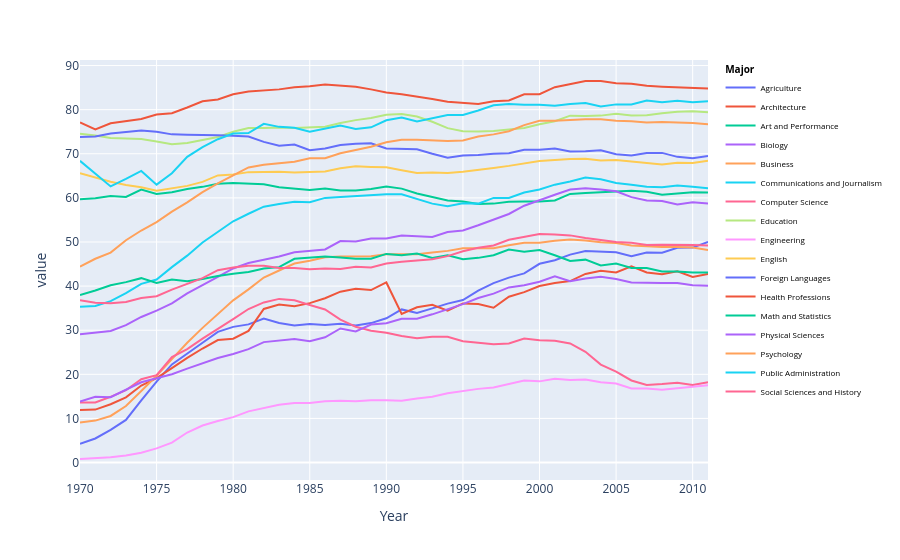

The notebook cell saved with this chart:
### Markdown cell above
modified exercise sent by student. Need to change colormap
We can reshape the dataframe to be able to use color by category!

### Code cell
fig_original = px.line(degree_gender_ratio, x='Year', y=[x for x in degree_gender_ratio.columns[1:]])#,color_discrete_sequence=px.colors.qualitative.Alphabet)
fig_original.update_layout(legend = dict(title='<b> Major </b>', font = dict(size = 8, color = "black")))

fig_original.show()

### Figure 1 — Plotly figure (JSON) as saved in the notebook; plotly's stock layout.template omitted (floating-point values rounded to 4 significant figures)
{"data": [{"hovertemplate": "variable=Agriculture<br>Year=%{x}<br>value=%{y}<extra></extra>", "legendgroup": "Agriculture", "line": {"color": "#636efa", "dash": "solid"}, "marker": {"symbol": "circle"}, "mode": "lines", "name": "Agriculture", "orientation": "v", "showlegend": true, "type": "scatter", "x": [1970, 1971, 1972, 1973, 1974, 1975, 1976, 1977, 1978, 1979, 1980, 1981, 1982, 1983, 1984, 1985, 1986, 1987, 1988, 1989, 1990, 1991, 1992, 1993, 1994, 1995, 1996, 1997, 1998, 1999, 2000, 2001, 2002, 2003, 2004, 2005, 2006, 2007, 2008, 2009, 2010, 2011], "xaxis": "x", "y": [4.23, 5.453, 7.421, 9.654, 14.07, 18.33, 22.25, 24.64, 27.15, 29.63, 30.76, 31.32, 32.64, 31.64, 31.09, 31.38, 31.2, 31.49, 31.09, 31.61, 32.7, 34.71, 33.93, 34.95, 36.03, 36.84, 38.97, 40.69, 41.91, 42.89, 45.06, 45.87, 47.13, 47.94, 47.89, 47.67, 46.79, 47.61, 47.57, 48.67, 48.73, 50.04], "yaxis": "y"}, {"hovertemplate": "variable=Architecture<br>Year=%{x}<br>value=%{y}<extra></extra>", "legendgroup": "Architecture", "line": {"color": "#EF553B", "dash": "solid"}, "marker": {"symbol": "circle"}, "mode": "lines", "name": "Architecture", "orientation": "v", "showlegend": true, "type": "scatter", "x": [1970, 1971, 1972, 1973, 1974, 1975, 1976, 1977, 1978, 1979, 1980, 1981, 1982, 1983, 1984, 1985, 1986, 1987, 1988, 1989, 1990, 1991, 1992, 1993, 1994, 1995, 1996, 1997, 1998, 1999, 2000, 2001, 2002, 2003, 2004, 2005, 2006, 2007, 2008, 2009, 2010, 2011], "xaxis": "x", "y": [11.92, 12.0, 13.21, 14.79, 17.44, 19.13, 21.39, 23.74, 25.85, 27.77, 28.08, 29.84, 34.82, 35.83, 35.45, 36.13, 37.24, 38.73, 39.4, 39.1, 40.82, 33.68, 35.2, 35.78, 34.43, 36.06, 35.93, 35.1, 37.6, 38.63, 40.02, 40.69, 41.13, 42.76, 43.47, 43.1, 44.5, 43.1, 42.71, 43.35, 42.07, 42.77], "yaxis": "y"}, {"hovertemplate": "variable=Art and Performance<br>Year=%{x}<br>value=%{y}<extra></extra>", "legendgroup": "Art and Performance", "line": {"color": "#00cc96", "dash": "solid"}, "marker": {"symbol": "circle"}, "mode": "lines", "name": "Art and Performance", "orientation": "v", "showlegend": true, "type": "scatter", "x": [1970, 1971, 1972, 1973, 1974, 1975, 1976, 1977, 1978, 1979, 1980, 1981, 1982, 1983, 1984, 1985, 1986, 1987, 1988, 1989, 1990, 1991, 1992, 1993, 1994, 1995, 1996, 1997, 1998, 1999, 2000, 2001, 2002, 2003, 2004, 2005, 2006, 2007, 2008, 2009, 2010, 2011], "xaxis": "x", "y": [59.7, 59.9, 60.4, 60.2, 61.9, 60.9, 61.3, 62.0, 62.5, 63.2, 63.4, 63.3, 63.1, 62.4, 62.1, 61.8, 62.1, 61.7, 61.7, 62.0, 62.6, 62.1, 61.0, 60.2, 59.4, 59.2, 58.6, 58.7, 59.1, 59.2, 59.2, 59.4, 60.9, 61.1, 61.3, 61.4, 61.6, 61.4, 60.7, 61.0, 61.3, 61.2], "yaxis": "y"}, {"hovertemplate": "variable=Biology<br>Year=%{x}<br>value=%{y}<extra></extra>", "legendgroup": "Biology", "line": {"color": "#ab63fa", "dash": "solid"}, "marker": {"symbol": "circle"}, "mode": "lines", "name": "Biology", "orientation": "v", "showlegend": true, "type": "scatter", "x": [1970, 1971, 1972, 1973, 1974, 1975, 1976, 1977, 1978, 1979, 1980, 1981, 1982, 1983, 1984, 1985, 1986, 1987, 1988, 1989, 1990, 1991, 1992, 1993, 1994, 1995, 1996, 1997, 1998, 1999, 2000, 2001, 2002, 2003, 2004, 2005, 2006, 2007, 2008, 2009, 2010, 2011], "xaxis": "x", "y": [29.09, 29.39, 29.81, 31.15, 33.0, 34.45, 36.07, 38.33, 40.11, 42.07, 44.0, 45.25, 45.97, 46.71, 47.67, 47.91, 48.3, 50.21, 50.1, 50.77, 50.82, 51.47, 51.35, 51.12, 52.25, 52.6, 53.79, 55.0, 56.35, 58.23, 59.39, 60.71, 61.9, 62.17, 61.91, 61.5, 60.17, 59.41, 59.31, 58.49, 59.01, 58.74], "yaxis": "y"}, {"hovertemplate": "variable=Business<br>Year=%{x}<br>value=%{y}<extra></extra>", "legendgroup": "Business", "line": {"color": "#FFA15A", "dash": "solid"}, "marker": {"symbol": "circle"}, "mode": "lines", "name": "Business", "orientation": "v", "showlegend": true, "type": "scatter", "x": [1970, 1971, 1972, 1973, 1974, 1975, 1976, 1977, 1978, 1979, 1980, 1981, 1982, 1983, 1984, 1985, 1986, 1987, 1988, 1989, 1990, 1991, 1992, 1993, 1994, 1995, 1996, 1997, 1998, 1999, 2000, 2001, 2002, 2003, 2004, 2005, 2006, 2007, 2008, 2009, 2010, 2011], "xaxis": "x", "y": [9.064, 9.503, 10.56, 12.8, 16.2, 19.69, 23.43, 27.16, 30.53, 33.62, 36.77, 39.27, 41.95, 43.54, 45.12, 45.75, 46.53, 46.69, 46.76, 46.78, 47.2, 47.22, 47.22, 47.64, 47.98, 48.57, 48.65, 48.56, 49.26, 49.81, 49.8, 50.28, 50.55, 50.35, 49.95, 49.79, 49.21, 49.0, 48.89, 48.84, 48.76, 48.18], "yaxis": "y"}, {"hovertemplate": "variable=Communications and Journalism<br>Year=%{x}<br>value=%{y}<extra></extra>", "legendgroup": "Communications and Journalism", "line": {"color": "#19d3f3", "dash": "solid"}, "marker": {"symbol": "circle"}, "mode": "lines", "name": "Communications and Journalism", "orientation": "v", "showlegend": true, "type": "scatter", "x": [1970, 1971, 1972, 1973, 1974, 1975, 1976, 1977, 1978, 1979, 1980, 1981, 1982, 1983, 1984, 1985, 1986, 1987, 1988, 1989, 1990, 1991, 1992, 1993, 1994, 1995, 1996, 1997, 1998, 1999, 2000, 2001, 2002, 2003, 2004, 2005, 2006, 2007, 2008, 2009, 2010, 2011], "xaxis": "x", "y": [35.3, 35.5, 36.6, 38.4, 40.5, 41.5, 44.3, 46.9, 49.9, 52.3, 54.7, 56.4, 58.0, 58.6, 59.1, 59.0, 60.0, 60.2, 60.4, 60.5, 60.8, 60.8, 59.7, 58.7, 58.1, 58.8, 58.7, 60.0, 60.0, 61.2, 61.9, 63.0, 63.7, 64.6, 64.2, 63.4, 63.0, 62.5, 62.4, 62.8, 62.5, 62.2], "yaxis": "y"}, {"hovertemplate": "variable=Computer Science<br>Year=%{x}<br>value=%{y}<extra></extra>", "legendgroup": "Computer Science", "line": {"color": "#FF6692", "dash": "solid"}, "marker": {"symbol": "circle"}, "mode": "lines", "name": "Computer Science", "orientation": "v", "showlegend": true, "type": "scatter", "x": [1970, 1971, 1972, 1973, 1974, 1975, 1976, 1977, 1978, 1979, 1980, 1981, 1982, 1983, 1984, 1985, 1986, 1987, 1988, 1989, 1990, 1991, 1992, 1993, 1994, 1995, 1996, 1997, 1998, 1999, 2000, 2001, 2002, 2003, 2004, 2005, 2006, 2007, 2008, 2009, 2010, 2011], "xaxis": "x", "y": [13.6, 13.6, 14.9, 16.4, 18.9, 19.8, 23.9, 25.7, 28.1, 30.2, 32.5, 34.8, 36.3, 37.1, 36.8, 35.7, 34.7, 32.4, 30.8, 29.9, 29.4, 28.7, 28.2, 28.5, 28.5, 27.5, 27.1, 26.8, 27.0, 28.1, 27.7, 27.6, 27.0, 25.1, 22.2, 20.6, 18.6, 17.6, 17.8, 18.1, 17.6, 18.2], "yaxis": "y"}, {"hovertemplate": "variable=Education<br>Year=%{x}<br>value=%{y}<extra></extra>", "legendgroup": "Education", "line": {"color": "#B6E880", "dash": "solid"}, "marker": {"symbol": "circle"}, "mode": "lines", "name": "Education", "orientation": "v", "showlegend": true, "type": "scatter", "x": [1970, 1971, 1972, 1973, 1974, 1975, 1976, 1977, 1978, 1979, 1980, 1981, 1982, 1983, 1984, 1985, 1986, 1987, 1988, 1989, 1990, 1991, 1992, 1993, 1994, 1995, 1996, 1997, 1998, 1999, 2000, 2001, 2002, 2003, 2004, 2005, 2006, 2007, 2008, 2009, 2010, 2011], "xaxis": "x", "y": [74.54, 74.15, 73.55, 73.5, 73.34, 72.8, 72.17, 72.46, 73.19, 73.82, 74.98, 75.85, 75.84, 75.95, 75.87, 75.92, 76.14, 76.96, 77.63, 78.11, 78.87, 78.99, 78.44, 77.27, 75.81, 75.13, 75.04, 75.16, 75.49, 75.84, 76.69, 77.38, 78.64, 78.54, 78.65, 79.07, 78.69, 78.72, 79.2, 79.53, 79.62, 79.43], "yaxis": "y"}, {"hovertemplate": "variable=Engineering<br>Year=%{x}<br>value=%{y}<extra></extra>", "legendgroup": "Engineering", "line": {"color": "#FF97FF", "dash": "solid"}, "marker": {"symbol": "circle"}, "mode": "lines", "name": "Engineering", "orientation": "v", "showlegend": true, "type": "scatter", "x": [1970, 1971, 1972, 1973, 1974, 1975, 1976, 1977, 1978, 1979, 1980, 1981, 1982, 1983, 1984, 1985, 1986, 1987, 1988, 1989, 1990, 1991, 1992, 1993, 1994, 1995, 1996, 1997, 1998, 1999, 2000, 2001, 2002, 2003, 2004, 2005, 2006, 2007, 2008, 2009, 2010, 2011], "xaxis": "x", "y": [0.8, 1.0, 1.2, 1.6, 2.2, 3.2, 4.5, 6.8, 8.4, 9.4, 10.3, 11.6, 12.4, 13.1, 13.5, 13.5, 13.9, 14.0, 13.9, 14.1, 14.1, 14.0, 14.5, 14.9, 15.7, 16.2, 16.7, 17.0, 17.8, 18.6, 18.4, 19.0, 18.7, 18.8, 18.2, 17.9, 16.8, 16.8, 16.5, 16.8, 17.2, 17.5], "yaxis": "y"}, {"hovertemplate": "variable=English<br>Year=%{x}<br>value=%{y}<extra></extra>", "legendgroup": "English", "line": {"color": "#FECB52", "dash": "solid"}, "marker": {"symbol": "circle"}, "mode": "lines", "name": "English", "orientation": "v", "showlegend": true, "type": "scatter", "x": [1970, 1971, 1972, 1973, 1974, 1975, 1976, 1977, 1978, 1979, 1980, 1981, 1982, 1983, 1984, 1985, 1986, 1987, 1988, 1989, 1990, 1991, 1992, 1993, 1994, 1995, 1996, 1997, 1998, 1999, 2000, 2001, 2002, 2003, 2004, 2005, 2006, 2007, 2008, 2009, 2010, 2011], "xaxis": "x", "y": [65.57, 64.56, 63.66, 62.94, 62.41, 61.65, 62.15, 62.72, 63.62, 65.09, 65.28, 65.84, 65.85, 65.92, 65.75, 65.8, 65.98, 66.71, 67.14, 67.02, 66.92, 66.24, 65.62, 65.73, 65.64, 65.94, 66.44, 66.79, 67.26, 67.82, 68.37, 68.58, 68.83, 68.89, 68.45, 68.57, 68.3, 67.87, 67.59, 67.97, 67.93, 68.43], "yaxis": "y"}, {"hovertemplate": "variable=Foreign Languages<br>Year=%{x}<br>value=%{y}<extra></extra>", "legendgroup": "Foreign Languages", "line": {"color": "#636efa", "dash": "solid"}, "marker": {"symbol": "circle"}, "mode": "lines", "name": "Foreign Languages", "orientation": "v", "showlegend": true, "type": "scatter", "x": [1970, 1971, 1972, 1973, 1974, 1975, 1976, 1977, 1978, 1979, 1980, 1981, 1982, 1983, 1984, 1985, 1986, 1987, 1988, 1989, 1990, 1991, 1992, 1993, 1994, 1995, 1996, 1997, 1998, 1999, 2000, 2001, 2002, 2003, 2004, 2005, 2006, 2007, 2008, 2009, 2010, 2011], "xaxis": "x", "y": [73.8, 73.9, 74.6, 74.9, 75.3, 75.0, 74.4, 74.3, 74.3, 74.2, 74.1, 73.9, 72.7, 71.8, 72.1, 70.8, 71.2, 72.0, 72.3, 72.4, 71.2, 71.1, 71.0, 70.0, 69.1, 69.6, 69.7, 70.0, 70.1, 70.9, 70.9, 71.2, 70.5, 70.6, 70.8, 69.9, 69.6, 70.2, 70.2, 69.3, 69.0, 69.5], "yaxis": "y"}, {"hovertemplate": "variable=Health Professions<br>Year=%{x}<br>value=%{y}<extra></extra>", "legendgroup": "Health Professions", "line": {"color": "#EF553B", "dash": "solid"}, "marker": {"symbol": "circle"}, "mode": "lines", "name": "Health Professions", "orientation": "v", "showlegend": true, "type": "scatter", "x": [1970, 1971, 1972, 1973, 1974, 1975, 1976, 1977, 1978, 1979, 1980, 1981, 1982, 1983, 1984, 1985, 1986, 1987, 1988, 1989, 1990, 1991, 1992, 1993, 1994, 1995, 1996, 1997, 1998, 1999, 2000, 2001, 2002, 2003, 2004, 2005, 2006, 2007, 2008, 2009, 2010, 2011], "xaxis": "x", "y": [77.1, 75.5, 76.9, 77.4, 77.9, 78.9, 79.2, 80.5, 81.9, 82.3, 83.5, 84.1, 84.4, 84.6, 85.1, 85.3, 85.7, 85.5, 85.2, 84.6, 83.9, 83.5, 83.0, 82.4, 81.8, 81.5, 81.3, 81.9, 82.1, 83.5, 83.5, 85.1, 85.8, 86.5, 86.5, 86.0, 85.9, 85.4, 85.2, 85.1, 85.0, 84.8], "yaxis": "y"}, {"hovertemplate": "variable=Math and Statistics<br>Year=%{x}<br>value=%{y}<extra></extra>", "legendgroup": "Math and Statistics", "line": {"color": "#00cc96", "dash": "solid"}, "marker": {"symbol": "circle"}, "mode": "lines", "name": "Math and Statistics", "orientation": "v", "showlegend": true, "type": "scatter", "x": [1970, 1971, 1972, 1973, 1974, 1975, 1976, 1977, 1978, 1979, 1980, 1981, 1982, 1983, 1984, 1985, 1986, 1987, 1988, 1989, 1990, 1991, 1992, 1993, 1994, 1995, 1996, 1997, 1998, 1999, 2000, 2001, 2002, 2003, 2004, 2005, 2006, 2007, 2008, 2009, 2010, 2011], "xaxis": "x", "y": [38.0, 39.0, 40.2, 40.9, 41.8, 40.7, 41.5, 41.1, 41.6, 42.3, 42.8, 43.2, 44.0, 44.3, 46.2, 46.5, 46.7, 46.5, 46.2, 46.2, 47.3, 47.0, 47.4, 46.4, 47.0, 46.1, 46.4, 47.0, 48.3, 47.8, 48.2, 47.0, 45.7, 46.0, 44.7, 45.1, 44.1, 44.1, 43.3, 43.3, 43.1, 43.1], "yaxis": "y"}, {"hovertemplate": "variable=Physical Sciences<br>Year=%{x}<br>value=%{y}<extra></extra>", "legendgroup": "Physical Sciences", "line": {"color": "#ab63fa", "dash": "solid"}, "marker": {"symbol": "circle"}, "mode": "lines", "name": "Physical Sciences", "orientation": "v", "showlegend": true, "type": "scatter", "x": [1970, 1971, 1972, 1973, 1974, 1975, 1976, 1977, 1978, 1979, 1980, 1981, 1982, 1983, 1984, 1985, 1986, 1987, 1988, 1989, 1990, 1991, 1992, 1993, 1994, 1995, 1996, 1997, 1998, 1999, 2000, 2001, 2002, 2003, 2004, 2005, 2006, 2007, 2008, 2009, 2010, 2011], "xaxis": "x", "y": [13.8, 14.9, 14.8, 16.5, 18.2, 19.1, 20.0, 21.3, 22.5, 23.7, 24.6, 25.7, 27.3, 27.6, 28.0, 27.5, 28.4, 30.4, 29.7, 31.3, 31.6, 32.6, 32.6, 33.6, 34.8, 35.9, 37.3, 38.3, 39.7, 40.2, 41.0, 42.2, 41.1, 41.7, 42.1, 41.6, 40.8, 40.7, 40.7, 40.7, 40.2, 40.1], "yaxis": "y"}, {"hovertemplate": "variable=Psychology<br>Year=%{x}<br>value=%{y}<extra></extra>", "legendgroup": "Psychology", "line": {"color": "#FFA15A", "dash": "solid"}, "marker": {"symbol": "circle"}, "mode": "lines", "name": "Psychology", "orientation": "v", "showlegend": true, "type": "scatter", "x": [1970, 1971, 1972, 1973, 1974, 1975, 1976, 1977, 1978, 1979, 1980, 1981, 1982, 1983, 1984, 1985, 1986, 1987, 1988, 1989, 1990, 1991, 1992, 1993, 1994, 1995, 1996, 1997, 1998, 1999, 2000, 2001, 2002, 2003, 2004, 2005, 2006, 2007, 2008, 2009, 2010, 2011], "xaxis": "x", "y": [44.4, 46.2, 47.6, 50.4, 52.6, 54.5, 56.9, 59.0, 61.3, 63.3, 65.1, 66.9, 67.5, 67.9, 68.2, 69.0, 69.0, 70.1, 70.9, 71.6, 72.6, 73.2, 73.2, 73.1, 72.9, 73.0, 73.9, 74.4, 75.1, 76.5, 77.5, 77.5, 77.7, 77.8, 77.8, 77.5, 77.4, 77.1, 77.2, 77.1, 77.0, 76.7], "yaxis": "y"}, {"hovertemplate": "variable=Public Administration<br>Year=%{x}<br>value=%{y}<extra></extra>", "legendgroup": "Public Administration", "line": {"color": "#19d3f3", "dash": "solid"}, "marker": {"symbol": "circle"}, "mode": "lines", "name": "Public Administration", "orientation": "v", "showlegend": true, "type": "scatter", "x": [1970, 1971, 1972, 1973, 1974, 1975, 1976, 1977, 1978, 1979, 1980, 1981, 1982, 1983, 1984, 1985, 1986, 1987, 1988, 1989, 1990, 1991, 1992, 1993, 1994, 1995, 1996, 1997, 1998, 1999, 2000, 2001, 2002, 2003, 2004, 2005, 2006, 2007, 2008, 2009, 2010, 2011], "xaxis": "x", "y": [68.4, 65.5, 62.6, 64.3, 66.1, 63.0, 65.6, 69.3, 71.5, 73.3, 74.6, 74.7, 76.8, 76.1, 75.9, 75.0, 75.7, 76.4, 75.6, 76.0, 77.6, 78.2, 77.3, 78.0, 78.8, 78.8, 79.8, 81.0, 81.3, 81.1, 81.1, 80.9, 81.3, 81.5, 80.7, 81.2, 81.2, 82.1, 81.7, 82.0, 81.7, 81.9], "yaxis": "y"}, {"hovertemplate": "variable=Social Sciences and History<br>Year=%{x}<br>value=%{y}<extra></extra>", "legendgroup": "Social Sciences and History", "line": {"color": "#FF6692", "dash": "solid"}, "marker": {"symbol": "circle"}, "mode": "lines", "name": "Social Sciences and History", "orientation": "v", "showlegend": true, "type": "scatter", "x": [1970, 1971, 1972, 1973, 1974, 1975, 1976, 1977, 1978, 1979, 1980, 1981, 1982, 1983, 1984, 1985, 1986, 1987, 1988, 1989, 1990, 1991, 1992, 1993, 1994, 1995, 1996, 1997, 1998, 1999, 2000, 2001, 2002, 2003, 2004, 2005, 2006, 2007, 2008, 2009, 2010, 2011], "xaxis": "x", "y": [36.8, 36.2, 36.1, 36.4, 37.3, 37.7, 39.2, 40.5, 41.8, 43.6, 44.2, 44.6, 44.6, 44.1, 44.1, 43.8, 44.0, 43.9, 44.4, 44.2, 45.1, 45.5, 45.8, 46.1, 46.8, 47.9, 48.7, 49.2, 50.5, 51.2, 51.8, 51.7, 51.5, 50.9, 50.5, 50.0, 49.8, 49.3, 49.4, 49.4, 49.3, 49.2], "yaxis": "y"}], "layout": {"legend": {"font": {"color": "black", "size": 8}, "title": {"text": "<b> Major </b>"}, "tracegroupgap": 0}, "margin": {"t": 60}, "xaxis": {"anchor": "y", "domain": [0, 1], "title": {"text": "Year"}}, "yaxis": {"anchor": "x", "domain": [0, 1], "title": {"text": "value"}}}}
